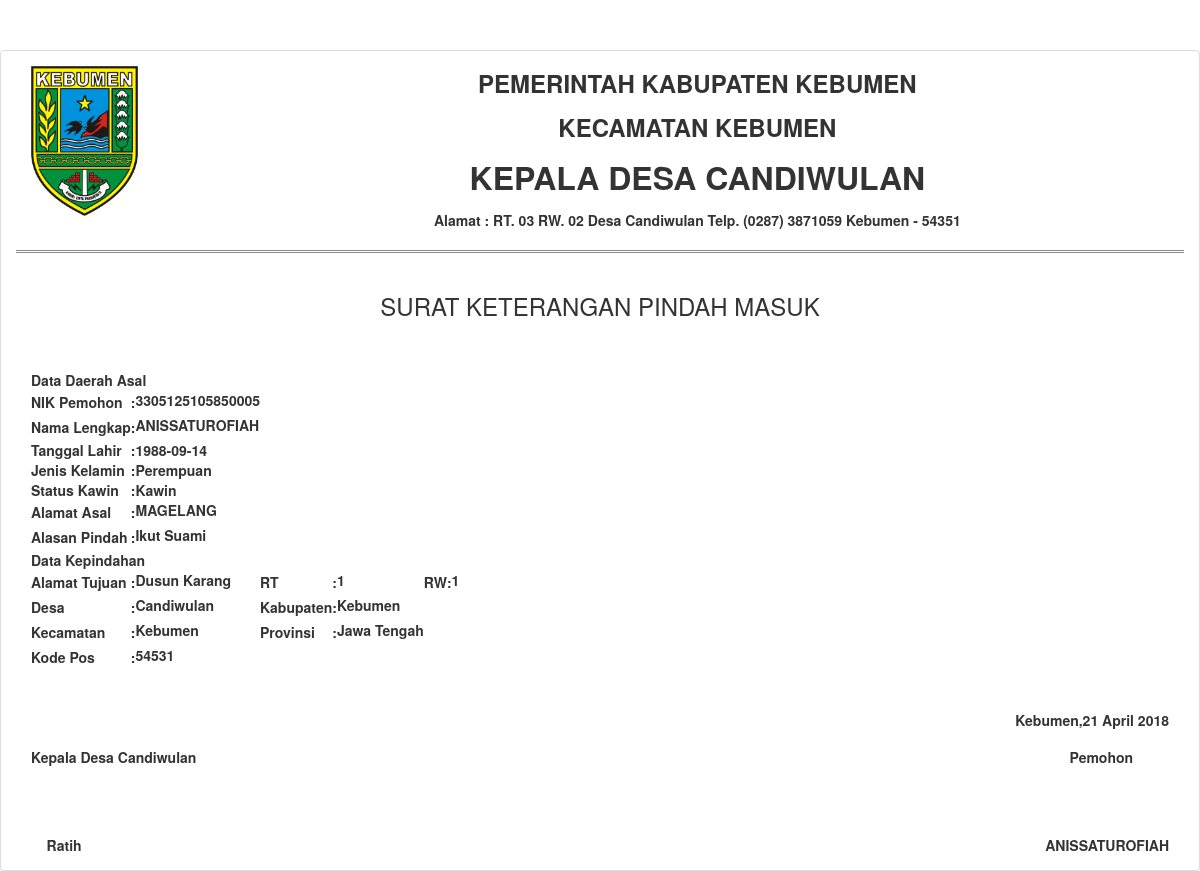
/laporan_pindahmasuk.php?no_id=AA0006, run on the app's committed database.
### tables this page shows
CREATE TABLE IF NOT EXISTS `data_penduduk` (
  `no_kk` varchar(100) NOT NULL,
  `nik` varchar(100) NOT NULL,
  `nama_lgkp` varchar(200) NOT NULL,
  `alamat` varchar(50) NOT NULL,
  `rt` int(5) NOT NULL,
  `rw` int(5) NOT NULL,
  `shdk` varchar(50) NOT NULL,
  `tmpt_lhr` varchar(200) NOT NULL,
  `tgl_lhr` date NOT NULL,
  `jk` varchar(50) NOT NULL,
  `gol_darah` varchar(10) NOT NULL,
  `status_kwn` varchar(100) NOT NULL,
  `no_akta_lhr` varchar(100) NOT NULL,
  `no_akta_kwn` varchar(100) NOT NULL,
  `nik_ibu` varchar(100) NOT NULL,
  `nama_lgkp_ibu` varchar(200) NOT NULL,
  `nik_ayah` varchar(100) NOT NULL,
  `nama_lgkp_ayah` varchar(200) NOT NULL,
  `agama` varchar(100) NOT NULL,
  `pendidikan` varchar(100) NOT NULL,
  `pekerjaan` varchar(100) NOT NULL,
  `foto` varchar(500) NOT NULL,
  `no_id` varchar(12) NOT NULL,
  PRIMARY KEY (`nik`)
);

CREATE TABLE IF NOT EXISTS `penduduk_masuk` (
  `no_id` varchar(30) NOT NULL,
  `alamat_asal` varchar(200) NOT NULL,
  `alasan_pindah` varchar(300) NOT NULL
);

CREATE TABLE IF NOT EXISTS `user` (
  `no` int(200) NOT NULL AUTO_INCREMENT,
  `username` varchar(200) NOT NULL,
  `password` varchar(200) NOT NULL,
  `level` varchar(200) NOT NULL,
  `Valid` varchar(10) NOT NULL,
  PRIMARY KEY (`no`)
);

### laporan_pindahmasuk.php (the view, shortened to what this page needs)
<!DOCTYPE html>
<html lang="en">
<head>
    <link href="css/bootstrap.min.css" rel="stylesheet">
    <link href="css/modern-business.css" rel="stylesheet">
    <link href="font-awesome/css/font-awesome.min.css" rel="stylesheet" type="text/css">
    <link href="dataTables/dataTables.bootstrap.css" rel="stylesheet" type="text/css">
</head>
<body onload="window.print()">
<div class="panel panel-default">
  <div class="panel-body">
    <div class="row-table-bordered">
              <div class="col-md-2">
              <img src="kebumen.jpg" class="img-responsive pull-left" style="max-height:150px;display:inline">
              </div>
                <font size="5"><b><p class="text-center">PEMERINTAH KABUPATEN KEBUMEN  </p></font>
                <font size="5"><b><p class="text-center">KECAMATAN KEBUMEN</p></font>
                <font size="6"><b><p class="text-center">KEPALA DESA CANDIWULAN</p></font>
                <b><p class="text-center">Alamat : RT. 03 RW. 02 Desa Candiwulan Telp. (0287) 3871059 Kebumen - 54351</p></b>
  <hr class="style2">
<?php
$tgl = date('Y-m-d');
function tgl_ind($tgl){
  $bulan = array (1 => 'Januari', 'Februari', 'Maret', 'April', 'Mei', 'Juni', 'Juli', 'Agustus', 'September', 'Oktober', 'November', 'Desember');
  $split = explode('-', $tgl);
  return $split[2] . ' ' . $bulan[(int)$split[1]] . ' ' . $split[0];
}
?>
<?php
                          $no_id = $_GET['no_id'];
                          $query = mysql_query("select * from penduduk_masuk where no_id ='$no_id'");
                          $query1 = mysql_query("select * from data_penduduk where no_id ='$no_id'");
                          $tampilData = mysql_fetch_array($query);
                          $tampilData1 = mysql_fetch_array($query1);
                          $query2 = "SELECT * FROM user WHERE level='kades' ";
                          $tampil2=mysql_query($query2) or die(mysql_error());
                          $datapen1=mysql_fetch_array($tampil2);
                        ?>
<div class="jumbroton">
  <div class="col-md-12">
<center><h3>SURAT KETERANGAN PINDAH MASUK</h3></center>
<br><br>
<table>
<tr><td colspan="6">Data Daerah Asal</td></tr>
<tr><td>NIK Pemohon</td><td>:</td><td><label><?php echo $tampilData1['nik']; ?></label></td></tr>
<tr><td>Nama Lengkap</td><td>:</td><td><label><?php echo $tampilData1['nama_lgkp']; ?></label></td></tr>
<tr><td>Tanggal Lahir</td><td>:</td><td><?php echo $tampilData1['tgl_lhr']; ?></td></tr>
<tr><td>Jenis Kelamin</td><td>:</td><td><?php echo $tampilData1['jk']; ?></td></tr>
<tr><td>Status Kawin</td><td>:</td><td><?php echo $tampilData1['status_kwn']; ?></td></tr>
<tr><td>Alamat Asal</td><td>:</td><td clospan="4"><label><?php echo $tampilData['alamat_asal']; ?></label></td></tr>
<tr><td>Alasan Pindah</td><td>:</td><td><label><?php echo $tampilData['alasan_pindah']; ?></label></td></tr>
<tr><td colspan="6">Data Kepindahan</td></tr>
<tr><td>Alamat Tujuan</td><td>:</td><td><label><?php echo $tampilData1['alamat']; ?></label></td>
	<td> RT</td><td>:</td><td><label><?php echo $tampilData1['rt']; ?></label></td>
	<td>RW</td><td>:</td><td><label><?php echo $tampilData1['rw']; ?></label></td></tr>
<tr><td>Desa</td><td>:</td><td><label>Candiwulan</label></td><td>Kabupaten</td><td>:</td><td><label>Kebumen</label></td></tr>
<tr><td>Kecamatan</td><td>:</td><td><label>Kebumen</label></td><td>Provinsi</td><td>:</td><td><label>Jawa Tengah</label></td></tr>
<tr><td>Kode Pos</td><td>:</td><td><label>54531</label></td></tr>
</table>
<br><br>
<p align="right">Kebumen,<?php echo tgl_ind($tgl); ?></p>
<div class="btn-group pull-left">
        <h5 align="center"><b>Kepala Desa Candiwulan</b></h5>
       <br>
  <br>
  <br>&nbsp;&nbsp;&nbsp;&nbsp;<b><?php echo $datapen1['username'];?></b>
        </div>
  <div class="btn-group pull-right">
        <h5 align="center"><b>Pemohon</b></h5>
       <br>
  <br>
  <br>&nbsp;&nbsp;<b> <?php echo $tampilData1['nama_lgkp']; ?> </b>
        </div>
</div>
</div>
</div>
</div>
</div>
</body>
</html>

### css/modern-business.css (style rules this page uses)
html, body { height: 100%; }
body { padding-top: 50px; }

### laporan_pindahmasuk.php (style rules this page uses)
hr.style2 { border-top: 3px double #8c8b8b; }

### data on the page
data_penduduk: nik "3305125105850005", nama_lgkp "ANISSATUROFIAH", tgl_lhr "1988-09-14", jk "Perempuan", status_kwn "Kawin", alamat "Dusun Karang", rt "1", rw "1"
penduduk_masuk: alamat_asal "MAGELANG", alasan_pindah "Ikut Suami"
user: username "Ratih"
